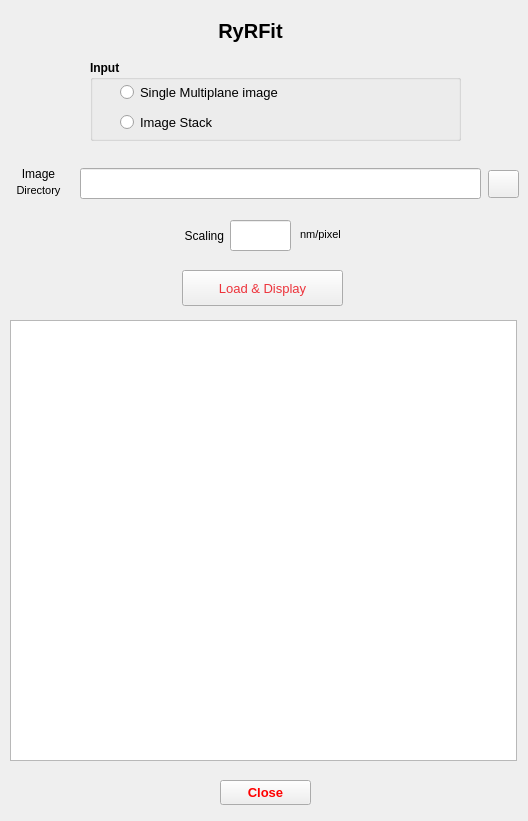
<?xml version="1.0" encoding="UTF-8"?>
<ui version="4.0">
 <class>DataInput</class>
 <widget class="QDialog" name="DataInput">
  <property name="geometry">
   <rect>
    <x>0</x>
    <y>0</y>
    <width>528</width>
    <height>821</height>
   </rect>
  </property>
  <property name="windowTitle">
   <string/>
  </property>
  <property name="windowIcon">
   <iconset>
    <normalon>RyRFit.ico</normalon>
   </iconset>
  </property>
  <widget class="QPushButton" name="pbBrowseFiles">
   <property name="enabled">
    <bool>true</bool>
   </property>
   <property name="geometry">
    <rect>
     <x>488</x>
     <y>170</y>
     <width>31</width>
     <height>28</height>
    </rect>
   </property>
   <property name="focusPolicy">
    <enum>Qt::NoFocus</enum>
   </property>
   <property name="autoFillBackground">
    <bool>false</bool>
   </property>
   <property name="text">
    <string/>
   </property>
   <property name="icon">
    <iconset resource="ryr_fit.qrc">
     <normaloff>:/open_small.bmp</normaloff>
     <normalon>:/open_small.bmp</normalon>:/open_small.bmp</iconset>
   </property>
  </widget>
  <widget class="QLineEdit" name="leImageFileDirectory">
   <property name="geometry">
    <rect>
     <x>80</x>
     <y>168</y>
     <width>401</width>
     <height>31</height>
    </rect>
   </property>
   <property name="font">
    <font>
     <pointsize>11</pointsize>
    </font>
   </property>
  </widget>
  <widget class="QLabel" name="lblInputType">
   <property name="geometry">
    <rect>
     <x>-2</x>
     <y>180</y>
     <width>81</width>
     <height>20</height>
    </rect>
   </property>
   <property name="font">
    <font>
     <pointsize>8</pointsize>
    </font>
   </property>
   <property name="text">
    <string>Directory</string>
   </property>
   <property name="alignment">
    <set>Qt::AlignCenter</set>
   </property>
  </widget>
  <widget class="QTextEdit" name="teMessage">
   <property name="geometry">
    <rect>
     <x>10</x>
     <y>320</y>
     <width>507</width>
     <height>441</height>
    </rect>
   </property>
   <property name="font">
    <font>
     <pointsize>8</pointsize>
     <bold>true</bold>
    </font>
   </property>
  </widget>
  <widget class="QPushButton" name="pbClose">
   <property name="geometry">
    <rect>
     <x>220</x>
     <y>780</y>
     <width>91</width>
     <height>25</height>
    </rect>
   </property>
   <property name="palette">
    <palette>
     <active>
      <colorrole role="ButtonText">
       <brush brushstyle="SolidPattern">
        <color alpha="255">
         <red>255</red>
         <green>0</green>
         <blue>0</blue>
        </color>
       </brush>
      </colorrole>
     </active>
     <inactive>
      <colorrole role="ButtonText">
       <brush brushstyle="SolidPattern">
        <color alpha="255">
         <red>255</red>
         <green>0</green>
         <blue>0</blue>
        </color>
       </brush>
      </colorrole>
     </inactive>
     <disabled>
      <colorrole role="ButtonText">
       <brush brushstyle="SolidPattern">
        <color alpha="255">
         <red>120</red>
         <green>120</green>
         <blue>120</blue>
        </color>
       </brush>
      </colorrole>
     </disabled>
    </palette>
   </property>
   <property name="font">
    <font>
     <pointsize>10</pointsize>
     <bold>true</bold>
    </font>
   </property>
   <property name="focusPolicy">
    <enum>Qt::NoFocus</enum>
   </property>
   <property name="text">
    <string>Close</string>
   </property>
  </widget>
  <widget class="QLineEdit" name="leNmPerPixel">
   <property name="geometry">
    <rect>
     <x>230</x>
     <y>220</y>
     <width>61</width>
     <height>31</height>
    </rect>
   </property>
   <property name="font">
    <font>
     <pointsize>11</pointsize>
    </font>
   </property>
   <property name="focusPolicy">
    <enum>Qt::NoFocus</enum>
   </property>
   <property name="alignment">
    <set>Qt::AlignCenter</set>
   </property>
  </widget>
  <widget class="QLabel" name="label_12">
   <property name="geometry">
    <rect>
     <x>300</x>
     <y>222</y>
     <width>80</width>
     <height>25</height>
    </rect>
   </property>
   <property name="font">
    <font>
     <pointsize>8</pointsize>
    </font>
   </property>
   <property name="text">
    <string>nm/pixel</string>
   </property>
  </widget>
  <widget class="QLabel" name="Directory">
   <property name="geometry">
    <rect>
     <x>10</x>
     <y>141</y>
     <width>511</width>
     <height>20</height>
    </rect>
   </property>
   <property name="font">
    <font>
     <pointsize>8</pointsize>
    </font>
   </property>
   <property name="text">
    <string/>
   </property>
  </widget>
  <widget class="QLabel" name="label_2">
   <property name="geometry">
    <rect>
     <x>190</x>
     <y>10</y>
     <width>121</width>
     <height>41</height>
    </rect>
   </property>
   <property name="font">
    <font>
     <pointsize>15</pointsize>
     <bold>true</bold>
    </font>
   </property>
   <property name="text">
    <string>RyRFit</string>
   </property>
   <property name="alignment">
    <set>Qt::AlignCenter</set>
   </property>
  </widget>
  <widget class="QLabel" name="label_3">
   <property name="geometry">
    <rect>
     <x>153</x>
     <y>223</y>
     <width>71</width>
     <height>26</height>
    </rect>
   </property>
   <property name="font">
    <font>
     <pointsize>9</pointsize>
    </font>
   </property>
   <property name="text">
    <string>Scaling</string>
   </property>
   <property name="alignment">
    <set>Qt::AlignRight|Qt::AlignTrailing|Qt::AlignVCenter</set>
   </property>
  </widget>
  <widget class="QPushButton" name="pbLoad">
   <property name="geometry">
    <rect>
     <x>182</x>
     <y>270</y>
     <width>161</width>
     <height>36</height>
    </rect>
   </property>
   <property name="palette">
    <palette>
     <active>
      <colorrole role="ButtonText">
       <brush brushstyle="SolidPattern">
        <color alpha="255">
         <red>237</red>
         <green>51</green>
         <blue>59</blue>
        </color>
       </brush>
      </colorrole>
     </active>
     <inactive>
      <colorrole role="ButtonText">
       <brush brushstyle="SolidPattern">
        <color alpha="255">
         <red>237</red>
         <green>51</green>
         <blue>59</blue>
        </color>
       </brush>
      </colorrole>
     </inactive>
     <disabled>
      <colorrole role="ButtonText">
       <brush brushstyle="SolidPattern">
        <color alpha="255">
         <red>146</red>
         <green>148</green>
         <blue>149</blue>
        </color>
       </brush>
      </colorrole>
     </disabled>
    </palette>
   </property>
   <property name="font">
    <font>
     <pointsize>10</pointsize>
    </font>
   </property>
   <property name="focusPolicy">
    <enum>Qt::NoFocus</enum>
   </property>
   <property name="text">
    <string>Load &amp;&amp; Display</string>
   </property>
  </widget>
  <widget class="QLabel" name="label">
   <property name="geometry">
    <rect>
     <x>-2</x>
     <y>164</y>
     <width>81</width>
     <height>20</height>
    </rect>
   </property>
   <property name="text">
    <string>Image</string>
   </property>
   <property name="alignment">
    <set>Qt::AlignCenter</set>
   </property>
  </widget>
  <widget class="QGroupBox" name="groupBox">
   <property name="geometry">
    <rect>
     <x>90</x>
     <y>60</y>
     <width>371</width>
     <height>81</height>
    </rect>
   </property>
   <property name="font">
    <font>
     <bold>true</bold>
    </font>
   </property>
   <property name="title">
    <string>Input</string>
   </property>
   <widget class="QRadioButton" name="rbImageStack">
    <property name="geometry">
     <rect>
      <x>30</x>
      <y>50</y>
      <width>311</width>
      <height>25</height>
     </rect>
    </property>
    <property name="font">
     <font>
      <pointsize>10</pointsize>
      <bold>false</bold>
     </font>
    </property>
    <property name="focusPolicy">
     <enum>Qt::NoFocus</enum>
    </property>
    <property name="text">
     <string>Image Stack</string>
    </property>
   </widget>
   <widget class="QRadioButton" name="rbMultiStack">
    <property name="geometry">
     <rect>
      <x>30</x>
      <y>20</y>
      <width>291</width>
      <height>25</height>
     </rect>
    </property>
    <property name="font">
     <font>
      <pointsize>10</pointsize>
      <bold>false</bold>
     </font>
    </property>
    <property name="focusPolicy">
     <enum>Qt::NoFocus</enum>
    </property>
    <property name="text">
     <string>Single Multiplane image</string>
    </property>
   </widget>
  </widget>
 </widget>
 <resources>
  <include location="ryr_fit.qrc"/>
 </resources>
 <connections/>
</ui>
